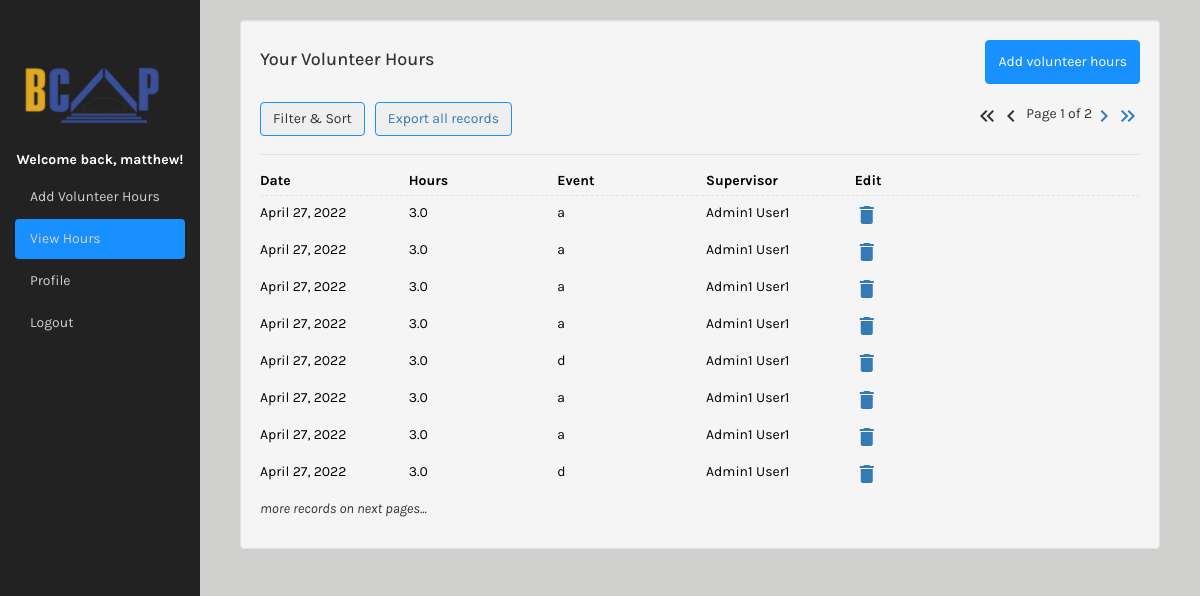
The page /history/ (signed in) on the database as committed earlier.
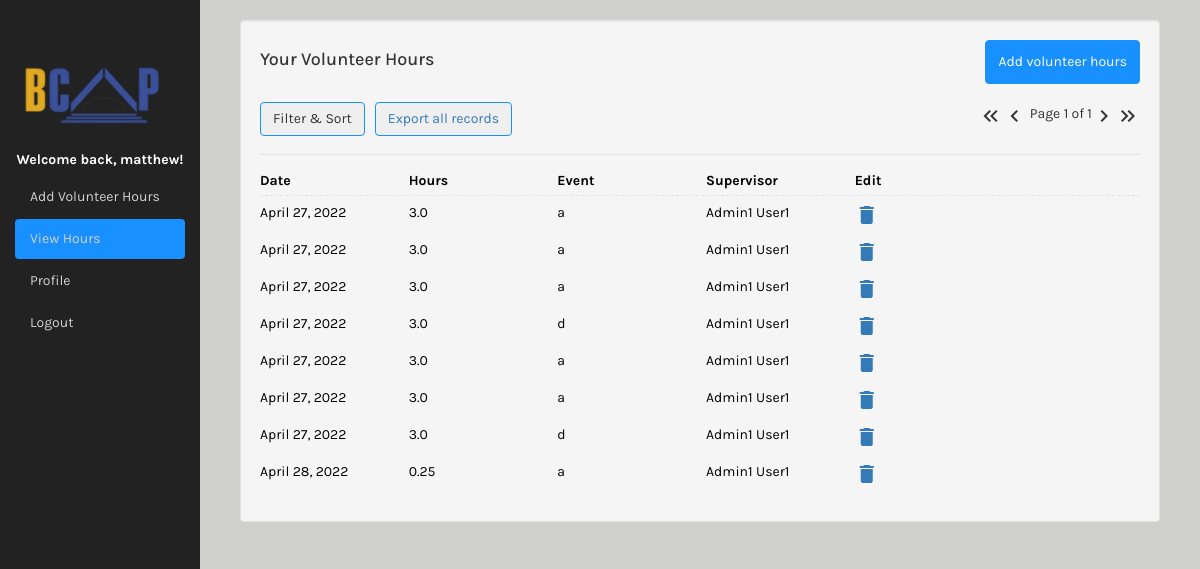
The same page on the database as committed later.
### bcap373_app/models.py (models this page shows, shortened)
class VolunteerRecord(models.Model):
	activity = models.ForeignKey(EventModel, on_delete=models.SET_NULL, null=True)
	hours = models.FloatField(blank=False)
	date = models.DateField(auto_now=False, auto_now_add=False, blank=False)
	supervisor = models.ForeignKey(User, on_delete=models.SET_NULL, null=True, limit_choices_to={'is_staff': True}, related_name='supervisor')
	description = models.CharField(max_length=1000, blank=True, default='')
	owner = models.ForeignKey(User, on_delete=models.CASCADE, blank=True, null=True)

class EventModel(models.Model):
	name = models.CharField(max_length=256, blank=False)
	event_supervisor = models.ForeignKey(User, on_delete=models.SET_NULL, null=True, blank=True, limit_choices_to={'is_staff': True}, related_name='event_supervisor')
	def __str__(self):
		return self.name

class Profile(models.Model):
	user = models.OneToOneField(User, on_delete=models.CASCADE)
	phone = models.CharField(max_length=20, blank=True,
		help_text="Please enter your phone number in the following format: (XXX) XXX-XXXX")
	birth_date = models.DateField(null=True, blank=True)
	waiver = models.CharField(null=True, blank=True, max_length=300, help_text="If you have this user's waiver on file, please indicate this in this box (and give a link to where it can be found, e.g. on Google Drive)")
	def __str__(self):
		return "{} {}".format(self.user.first_name, self.user.last_name)

### bcap373_app/views.py (the view, shortened to what this page needs)
# urls.py: path('history/', views.history, name="history"),
@login_required
def history(request):
   current_user = request.user
   title = ''
   person_id = request.GET.get('owner', '')
   running_total = 0
   if person_id == '':
      if current_user.is_staff:
         title = 'All Volunteer Hours'
         records = VolunteerRecord.objects.all()
      else:
         title = 'Your Volunteer Hours'
         records = VolunteerRecord.objects.filter(owner = current_user)
   running_total = sum(rec.hours for rec in records)
   myFilter = HistoryFilter(request.GET, queryset=records)
   records = myFilter.qs
   paginator = Paginator(records, settings.PAGINATOR_COUNT)
   page_number = request.GET.get('page')
   page_obj = paginator.get_page(page_number)
   return render(request, "history.html", {"page_obj" : page_obj, "running_total": running_total, "title": title, "id":person_id, 'myFilter': myFilter})

### bcap373_app/models.py (called while the page is built)
def get_user_name(self):
	uid = self.id
	profile = Profile.objects.get(id=uid)
	return str(profile).title()

### bcap373_app/templatetags/template_tags.py (called while the page is built)
@register.simple_tag
def relative_url(value, field_name, urlencode=None):
    url = '?{}={}'.format(field_name, value)
    if urlencode:
        querystring = urlencode.split('&')
        filtered_querystring = filter(lambda p: p.split('=')[0] != field_name, querystring)
        encoded_querystring = '&'.join(filtered_querystring)
        url = '{}&{}'.format(url, encoded_querystring)
    return url

### templates/history.html (shortened to what the changed rows need)
{% extends "base.html" %}
{% load static %}
{% load template_tags %}
{% block pageContent %}
<div class="col-sm custom-grid">
    <div class="well">
        <div class="tools">
            <div class="pagination">
                {% if page_obj.has_previous %}
                    <a href="{% relative_url 1 'page' request.GET.urlencode %}"><i class="material-icons md-48">keyboard_double_arrow_left</i></a>
                    <a href="{% relative_url page_obj.previous_page_number 'page' request.GET.urlencode %}"><i class="material-icons md-48">keyboard_arrow_left</i></a>
                {% else %}
                    <i class="material-icons md-48">keyboard_double_arrow_left</i>
                    <i class="material-icons md-48">keyboard_arrow_left</i>
                {% endif %}&nbsp;
                <p>Page {{ page_obj.number }} of {{ page_obj.paginator.num_pages }}</p>
                {% if page_obj.has_next %}
                    <a href="{% relative_url page_obj.next_page_number 'page' request.GET.urlencode %}"><i class="material-icons md-48">keyboard_arrow_right</i></a>
                    <a href="{% relative_url page_obj.paginator.num_pages 'page' request.GET.urlencode %}"><i class="material-icons md-48">keyboard_double_arrow_right</i></a>
                {% else %}
                    <i class="material-icons md-48">keyboard_arrow_right</i>
                    <i class="material-icons md-48">keyboard_double_arrow_right</i>
                {% endif %}
            </div>
        </div>
        <div>
            <ul class="data-frame">
                <li class="data-item frame-header">
                    <dl>
                    </dl>
                </li>
                {% for r in page_obj %}
                    <li class="data-item">
                        <dl>
                            <dd class="date">{{ r.date }}</dd>
                            <dd class="hours">{{ r.hours }}</dd>
                            <dd class="activity">{{ r.activity }}</dd>
                            {% if user.is_staff and r.supervisor != None %}
                                <dd class="supervisor"><a href="/view_user/?user={{r.supervisor.id}}">{{ r.supervisor }}</a></dd>
                            {% else %}
                                <dd class="supervisor">{{ r.supervisor }}</dd>
                            {% endif %}
                            {% if user.is_staff %}
                                <li><a href="/edit_individual_hours/?id={{r.id}}"><i class="material-icons md-48">edit</i></a></li>
                            {% else %}
                                <li><a href="/delete_volunteer_record/?id={{r.id}}" onclick="return confirm('Are you sure you would like to delete this volunteer record?')"><i class="material-icons md-48">delete</i></a></li>
                            {% endif %}
                        </dl>
                    </li>
                {% endfor %}
                {% if page_obj.has_next %}
                    <i>more records on next pages...</i>
                {% endif %}
            </ul>
        </div>
    </div>
</div>
</html>
{% endblock %}

Rows that differ between the two databases and show on the page:
removed VolunteerRecord: date "April 27, 2022", hours "3.0", activity "a", supervisor "Admin1 User1"
now on this page (row unchanged): VolunteerRecord: date "April 28, 2022", hours "0.25", activity "a", supervisor "Admin1 User1"
Other text that changed with them:
{{ page_obj.paginator.num_pages }}: "2" → "1"
text no longer shown: "more records on next pages..."
